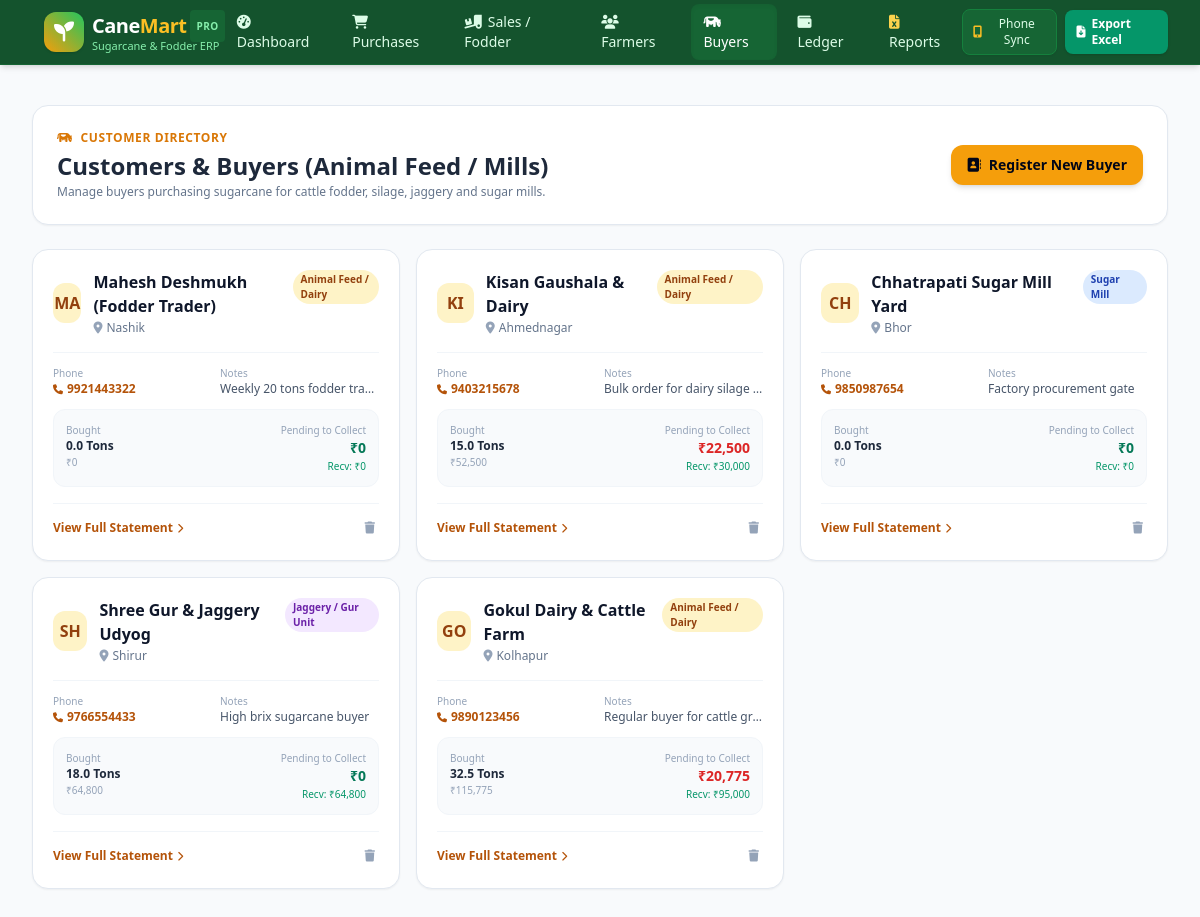
Page /customers on the committed database.
### tables this page shows
CREATE TABLE customers (
        id INTEGER PRIMARY KEY AUTOINCREMENT,
        name TEXT NOT NULL,
        mobile TEXT,
        location TEXT,
        customer_type TEXT DEFAULT 'Animal Feed / Dairy',
        notes TEXT,
        created_at TIMESTAMP DEFAULT CURRENT_TIMESTAMP
    );

### app.py (the view)
@app.route('/customers')
def customers_list():
    conn = get_connection()
    cursor = conn.cursor()
    cursor.execute('''
        SELECT c.*,
               COALESCE(SUM(s.quantity), 0) AS total_bought_qty,
               COALESCE(SUM(s.total_amount), 0) AS total_bill_amt,
               COALESCE(SUM(s.paid_amount), 0) AS total_paid_amt,
               COALESCE(SUM(s.remaining_amount), 0) AS total_balance_due
        FROM customers c
        LEFT JOIN sales s ON c.id = s.customer_id
        GROUP BY c.id
        ORDER BY c.id DESC
    ''')
    customers = cursor.fetchall()
    conn.close()
    return render_template('customers.html', customers=customers)

### app.py (called while the page is built)
def get_local_ip():
    try:
        s = socket.socket(socket.AF_INET, socket.SOCK_DGRAM)
        s.connect(('8.8.8.8', 80))
        ip = s.getsockname()[0]
        s.close()
        return ip
    except Exception:
        return '127.0.0.1'

@app.context_processor
def inject_global_data():
    return {
        'local_ip': get_local_ip(),
        'port': 5000,
        'current_year': datetime.now().year,
        'today_date': date.today().strftime('%Y-%m-%d')
    }

### database.py (called while the page is built)
def get_connection():
    conn = sqlite3.connect(DB_PATH)
    conn.row_factory = sqlite3.Row
    conn.execute("PRAGMA foreign_keys = ON")
    return conn

### templates/customers.html (shortened to what this page needs)
{% extends "base.html" %}
{% block content %}
<div class="space-y-6">
    <div class="flex flex-col sm:flex-row justify-between items-start sm:items-center gap-4 bg-white p-4 sm:p-6 rounded-2xl border border-slate-200 shadow-sm">
        <div>
            <div class="flex items-center space-x-2 text-amber-600 text-xs font-bold uppercase tracking-wider">
                <i class="fa-solid fa-cow"></i>
                <span>Customer Directory</span>
            </div>
            <h1 class="text-xl sm:text-2xl font-black text-slate-800 mt-1">Customers & Buyers (Animal Feed / Mills)</h1>
            <p class="text-xs text-slate-500 mt-0.5">Manage buyers purchasing sugarcane for cattle fodder, silage, jaggery and sugar mills.</p>
        </div>
        <button onclick="openCustomerModal()" class="w-full sm:w-auto px-4 py-2.5 bg-amber-500 hover:bg-amber-400 text-slate-950 rounded-xl font-bold text-xs sm:text-sm shadow-md transition flex items-center justify-center space-x-2">
            <i class="fa-solid fa-address-book"></i>
            <span>Register New Buyer</span>
        </button>
    </div>
    <div class="grid grid-cols-1 md:grid-cols-2 lg:grid-cols-3 gap-4">
        {% for c in customers %}
        <div class="bg-white rounded-2xl border border-slate-200 shadow-sm p-5 hover:shadow-md transition flex flex-col justify-between">
            <div>
                <div class="flex items-start justify-between">
                    <div class="flex items-center space-x-3">
                        <div class="w-10 h-10 rounded-xl bg-amber-100 text-amber-800 flex items-center justify-center font-black text-base">
                            {{ c.name[:2]|upper }}
                        </div>
                        <div>
                            <h3 class="font-black text-slate-900 text-sm sm:text-base leading-tight">{{ c.name }}</h3>
                            <p class="text-xs text-slate-500 flex items-center space-x-1 mt-0.5">
                                <i class="fa-solid fa-location-dot text-slate-400"></i>
                                <span>{{ c.location or 'Location' }}</span>
                            </p>
                        </div>
                    </div>
                    <span class="px-2 py-0.5 rounded-full text-[10px] font-bold
                        {% if 'Feed' in c.customer_type %}bg-amber-100 text-amber-800
                        {% elif 'Mill' in c.customer_type %}bg-blue-100 text-blue-800
                        {% else %}bg-purple-100 text-purple-800{% endif %}">
                        {{ c.customer_type }}
                    </span>
                </div>
                <div class="grid grid-cols-2 gap-2 mt-4 pt-3 border-t border-slate-100 text-xs">
                    <div>
                        <span class="text-[10px] text-slate-400 block">Phone</span>
                        <a href="tel:{{ c.mobile }}" class="font-bold text-amber-700 hover:underline">
                            <i class="fa-solid fa-phone mr-1 text-[10px]"></i>{{ c.mobile or 'N/A' }}
                        </a>
                    </div>
                    <div>
                        <span class="text-[10px] text-slate-400 block">Notes</span>
                        <span class="text-slate-600 truncate block">{{ c.notes or 'Regular' }}</span>
                    </div>
                </div>
                <div class="mt-3 p-3 bg-slate-50 rounded-xl border border-slate-100 text-xs grid grid-cols-2 gap-2">
                    <div>
                        <span class="text-[10px] text-slate-400 block">Bought</span>
                        <span class="font-bold text-slate-800">{{ "{:,.1f}".format(c.total_bought_qty) }} Tons</span>
                        <span class="text-[10px] text-slate-400 block">₹{{ "{:,.0f}".format(c.total_bill_amt) }}</span>
                    </div>
                    <div class="text-right">
                        <span class="text-[10px] text-slate-400 block">Pending to Collect</span>
                        <span class="font-black text-sm {% if c.total_balance_due > 0 %}text-red-600{% else %}text-emerald-700{% endif %}">
                            ₹{{ "{:,.0f}".format(c.total_balance_due) }}
                        </span>
                        <span class="text-[10px] text-emerald-600 block">Recv: ₹{{ "{:,.0f}".format(c.total_paid_amt) }}</span>
                    </div>
                </div>
            </div>
            <div class="mt-4 pt-3 border-t border-slate-100 flex items-center justify-between text-xs">
                <a href="{{ url_for('customer_detail', customer_id=c.id) }}" class="font-bold text-amber-700 hover:text-amber-900 flex items-center space-x-1">
                    <span>View Full Statement</span>
                    <i class="fa-solid fa-chevron-right text-[10px]"></i>
                </a>
                <form method="POST" action="{{ url_for('delete_customer', customer_id=c.id) }}" onsubmit="return confirm('Delete customer {{ c.name }}?');">
                    <button type="submit" class="text-slate-400 hover:text-red-600 p-1">
                        <i class="fa-solid fa-trash text-xs"></i>
                    </button>
                </form>
            </div>
        </div>
        {% else %}
        <div class="col-span-3 py-12 text-center text-slate-400 text-sm">No customers registered yet.</div>
        {% endfor %}
    </div>
</div>
{% endblock %}

### static/css/style.css (style rules this page uses)
body { font-family: 'Plus Jakarta Sans', system-ui, -apple-system, BlinkMacSystemFont, 'Segoe UI', Roboto, Oxygen, Ubuntu, Cantarell, sans-serif; -webkit-tap-highlight-color: transparent; }

### rows in the picture
customers: name "MA", name "Mahesh Deshmukh (Fodder Trader)", location "Nashik", customer_type "Animal Feed / Dairy", mobile "9921443322", notes "Weekly 20 tons fodder tra…", total_bought_qty "0.0", total_bill_amt "0", total_balance_due "0", total_paid_amt "0"
customers: name "KI", name "Kisan Gaushala & Dairy", location "Ahmednagar", customer_type "Animal Feed / Dairy", mobile "9403215678", notes "Bulk order for dairy silage…", total_bought_qty "15.0", total_bill_amt "52,500", total_balance_due "22,500", total_paid_amt "30,000"
customers: name "CH", name "Chhatrapati Sugar Mill Yard", location "Bhor", customer_type "Sugar Mill", mobile "9850987654", notes "Factory procurement gate", total_bought_qty "0.0", total_bill_amt "0", total_balance_due "0", total_paid_amt "0"
customers: name "SH", name "Shree Gur & Jaggery Udyog", location "Shirur", customer_type "Jaggery / Gur Unit", mobile "9766554433", notes "High brix sugarcane buyer", total_bought_qty "18.0", total_bill_amt "64,800", total_balance_due "0", total_paid_amt "64,800"
customers: name "GO", name "Gokul Dairy & Cattle Farm", location "Kolhapur", customer_type "Animal Feed / Dairy", mobile "9890123456", notes "Regular buyer for cattle gr…", total_bought_qty "32.5", total_bill_amt "115,775", total_balance_due "20,775", total_paid_amt "95,000"
